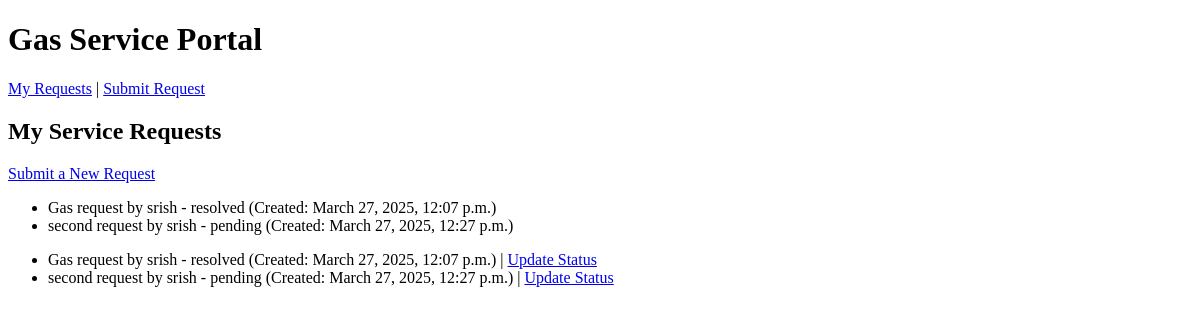
Before: /requests/ (signed in) with the older database file.
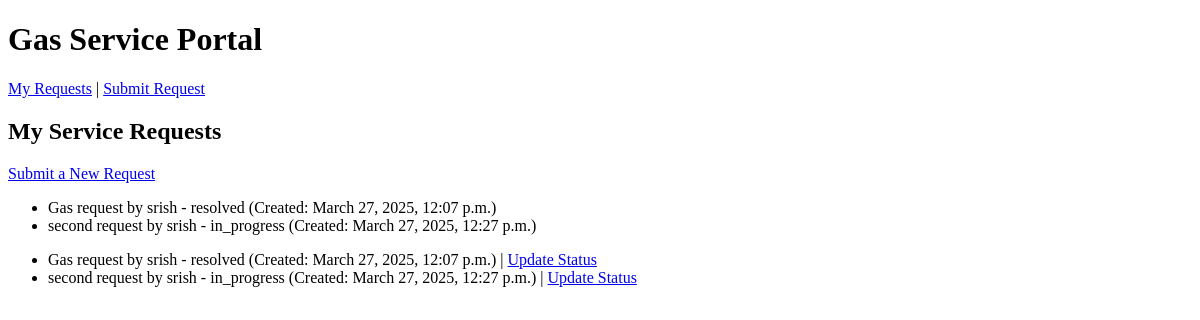
After: the same page with the newer database file.
### service_requests/models.py (models this page shows, shortened)
class ServiceRequest(models.Model):
    STATUS_CHOICES = [
        ('pending', 'Pending'),
        ('in_progress', 'In Progress'),
        ('resolved', 'Resolved'),
    ]
    user = models.ForeignKey(User, on_delete=models.CASCADE)
    request_type = models.CharField(max_length=100)
    description = models.TextField()
    attachment = models.FileField(upload_to='attachments/', blank=True, null=True)
    status = models.CharField(max_length=20, choices=STATUS_CHOICES, default='pending')
    created_at = models.DateTimeField(auto_now_add=True)
    updated_at = models.DateTimeField(auto_now=True)

### service_requests/views.py (the view)
# urls.py: path('', ServiceRequestListView.as_view(), name='request_list'),
class ServiceRequestListView(LoginRequiredMixin, ListView):
    model = ServiceRequest
    template_name = 'service_requests/request_list.html'
    context_object_name = 'requests'
    def get_queryset(self):
        return ServiceRequest.objects.filter(user=self.request.user)

### service_requests/templates/service_requests/request_list.html
{% extends "base.html" %}
{% block content %}
<h2>My Service Requests</h2>
<a href="{% url 'request_create' %}">Submit a New Request</a>
<ul>
    {% for request in requests %}
        <li>
            {{ request.request_type }} - {{ request.status }} (Created: {{ request.created_at }})
        </li>
    {% empty %}
        <li>No service requests yet.</li>
    {% endfor %}
</ul>
<ul>
    {% for request in requests %}
        <li>
            {{ request.request_type }} - {{ request.status }} (Created: {{ request.created_at }})
            {% if user.is_staff %}
                | <a href="{% url 'request_update' request.pk %}">Update Status</a>
            {% endif %}
        </li>
    {% empty %}
        <li>No service requests yet.</li>
    {% endfor %}
</ul>
{% endblock %}

Changed rows visible on the page:
changed ServiceRequest "second request by srish": status "pending" → "in_progress"
